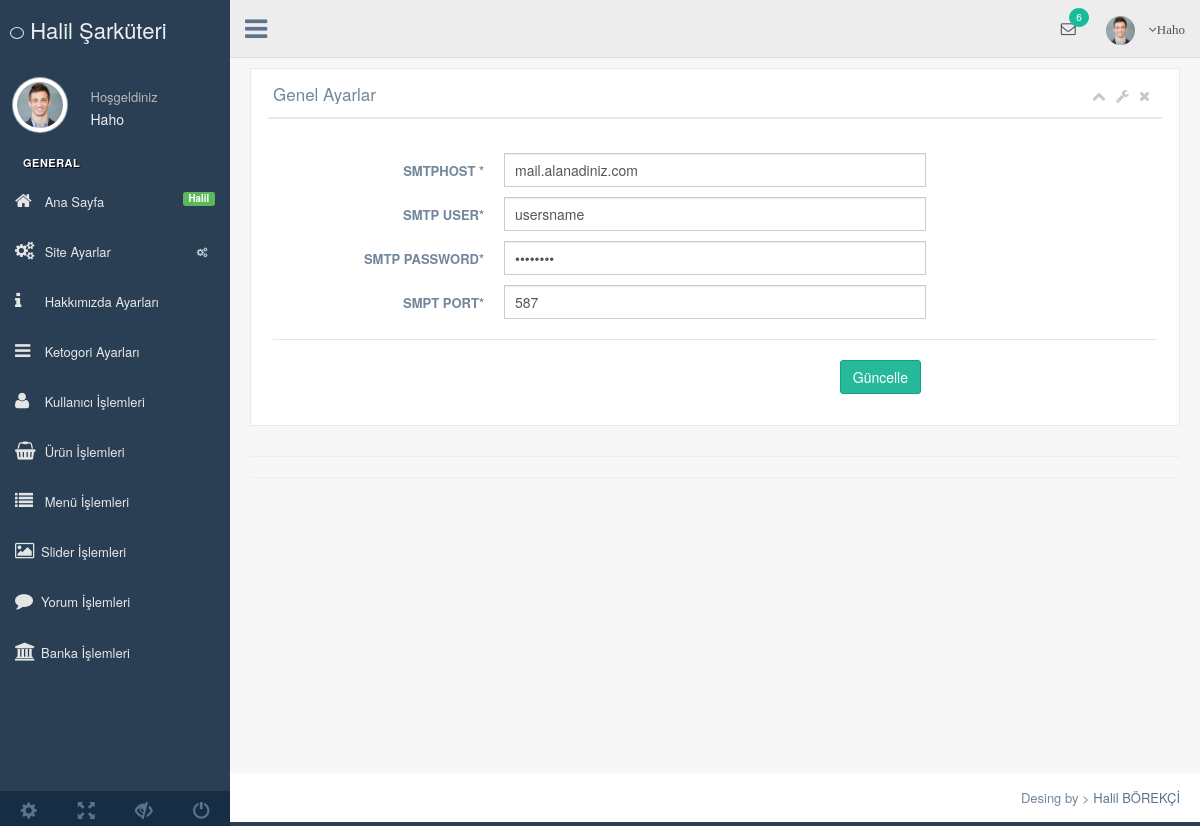
/nedmin/production/mail-ayarlar.php (signed in), run on the app's committed database.
### tables this page shows
CREATE TABLE `kullanici` (
  `kullanici_id` int(11) NOT NULL,
  `kullanici_zaman` datetime NOT NULL DEFAULT current_timestamp(),
  `kullanici_resim` varchar(250) NOT NULL,
  `kullanici_tc` varchar(50) NOT NULL,
  `kullanici_ad` varchar(50) NOT NULL,
  `kullanici_mail` varchar(100) NOT NULL,
  `kullanici_gsm` varchar(50) NOT NULL,
  `kullanici_password` varchar(50) NOT NULL,
  `kullanici_adsoyad` varchar(50) NOT NULL,
  `kullanici_adres` varchar(250) NOT NULL,
  `kullanici_il` varchar(100) NOT NULL,
  `kullanici_ilce` varchar(100) NOT NULL,
  `kullanici_unvan` varchar(100) NOT NULL,
  `kullanici_yetki` varchar(50) NOT NULL,
  `kullanici_durum` int(1) NOT NULL
);

CREATE TABLE `ayar` (
  `ayar_id` int(10) NOT NULL,
  `ayar_logo` varchar(250) NOT NULL,
  `ayar_url` varchar(50) NOT NULL,
  `ayar_title` varchar(250) NOT NULL,
  `ayar_description` varchar(250) NOT NULL,
  `ayar_keywords` varchar(50) NOT NULL,
  `ayar_author` varchar(50) NOT NULL,
  `ayar_tel` varchar(50) NOT NULL,
  `ayar_gsm` varchar(50) NOT NULL,
  `ayar_faks` varchar(50) NOT NULL,
  `ayar_mail` varchar(50) NOT NULL,
  `ayar_il` varchar(50) NOT NULL,
  `ayar_ilce` varchar(50) NOT NULL,
  `ayar_adres` varchar(250) NOT NULL,
  `ayar_mesai` varchar(250) NOT NULL,
  `ayar_maps` varchar(250) NOT NULL,
  `ayar_analystic` varchar(50) NOT NULL,
  `ayar_zopim` varchar(250) NOT NULL,
  `ayar_facebook` varchar(50) NOT NULL,
  `ayar_twiter` varchar(50) NOT NULL,
  `ayar_youtube` varchar(50) NOT NULL,
  `ayar_instagram` varchar(50) NOT NULL,
  `ayar_google` varchar(50) NOT NULL,
  `ayar_smtphost` varchar(50) NOT NULL,
  `ayar_smtpuser` varchar(50) NOT NULL,
  `ayar_smtppassword` varchar(50) NOT NULL,
  `ayar_smtpport` varchar(50) NOT NULL,
  `ayar_bakin` enum('0','1') NOT NULL DEFAULT '1'
);

### nedmin/production/mail-ayarlar.php (the view, shortened to what this page needs)
<?php include 'header.php' ?>
        <div class="right_col" role="main">
          <div class="">
            <div class="row">
              <div class="col-md-12 col-sm-12 col-xs-12">
                <div class="x_panel">
                  <div class="x_title">
                    <h2>Genel Ayarlar </h2>
                    <ul class="nav navbar-right panel_toolbox">
                      <li><a class="collapse-link"><i class="fa fa-chevron-up"></i></a>
                      </li>
                      <li class="dropdown">
                        <a href="#" class="dropdown-toggle" data-toggle="dropdown" role="button" aria-expanded="false"><i class="fa fa-wrench"></i></a>
                      </li>
                      <li><a class="close-link"><i class="fa fa-close"></i></a>
                      </li>
                    </ul>
                    <div class="clearfix"></div>
                  </div>
                  <div class="x_content">
                    <br />
                    <form action="../netting/islem.php" method="POST" id="demo-form2" data-parsley-validate class="form-horizontal form-label-left">
                      <div class="form-group">
                        <label class="control-label col-md-3 col-sm-3 col-xs-12" for="first-name">SMTPHOST <span class="required">*</span>
                        </label>
                        <div class="col-md-6 col-sm-6 col-xs-12">
                          <input type="text" value="<?php echo $ayarcek['ayar_smtphost'] ?>" name="ayar_smtphost" id="first-name" required="required" class="form-control col-md-7 col-xs-12">
                        </div>
                      </div>
                      <div class="form-group">
                        <label class="control-label col-md-3 col-sm-3 col-xs-12" for="first-name">SMTP USER<span class="required">*</span>
                        </label>
                        <div class="col-md-6 col-sm-6 col-xs-12">
                          <input type="text" value="<?php echo $ayarcek['ayar_smtpuser'] ?>" name="ayar_smtpuser" id="first-name" required="required" class="form-control col-md-7 col-xs-12">
                        </div>
                      </div>
                      <div class="form-group">
                        <label class="control-label col-md-3 col-sm-3 col-xs-12" for="first-name">SMTP PASSWORD<span class="required">*</span>
                        </label>
                        <div class="col-md-6 col-sm-6 col-xs-12">
                          <input type="password" value="<?php echo $ayarcek['ayar_smtppassword'] ?>" name="ayar_smtppassword" id="first-name" required="required" class="form-control col-md-7 col-xs-12">
                        </div>
                      </div>
                      <div class="form-group">
                        <label class="control-label col-md-3 col-sm-3 col-xs-12" for="first-name">SMPT PORT<span class="required">*</span>
                        </label>
                        <div class="col-md-6 col-sm-6 col-xs-12">
                          <input type="text" value="<?php echo $ayarcek['ayar_smtpport'] ?>" name="ayar_smtpport" id="first-name" required="required" class="form-control col-md-7 col-xs-12">
                        </div>
                      </div>
                      <div class="ln_solid"></div>
                      <div class="form-group">
                        <div align="right" class="col-md-6 col-sm-6 col-xs-12 col-md-offset-3">
                          <button type="submit" name="mailayarkaydet" class="btn btn-success">Güncelle</button>
                        </div>
                      </div>
                    </form>
                  </div>
                </div>
              </div>
            </div>
          <hr>
          <hr>
          </div>
        </div>
        <?php include 'footer.php'; ?>

### nedmin/production/header.php (shortened to what this page needs)
<?php
include '../netting/baglan.php';
$ayarsor=$db->prepare("SELECT * FROM ayar where ayar_id=:id");
$ayarsor->execute(array(
 'id'=> 0
));
$ayarcek=$ayarsor->fetch(PDO::FETCH_ASSOC);
$kullanicisor=$db->prepare("SELECT * FROM kullanici where kullanici_mail=:mail");
$kullanicisor->execute(array(
 'mail'=> $_SESSION['kullanici_mail']
));
$kullanicicek=$kullanicisor->fetch(PDO::FETCH_ASSOC);
?>
<!DOCTYPE html>
<html lang="en">
<head>
  <link href="../vendors/bootstrap/dist/css/bootstrap.min.css" rel="stylesheet">
  <link href="../vendors/font-awesome/css/font-awesome.min.css" rel="stylesheet">
  <link href="../vendors/nprogress/nprogress.css" rel="stylesheet">
  <link href="../vendors/iCheck/skins/flat/green.css" rel="stylesheet">
  <link href="../vendors/datatables.net-bs/css/dataTables.bootstrap.min.css" rel="stylesheet">
  <link href="../vendors/datatables.net-buttons-bs/css/buttons.bootstrap.min.css" rel="stylesheet">
  <link href="../vendors/datatables.net-fixedheader-bs/css/fixedHeader.bootstrap.min.css" rel="stylesheet">
  <link href="../vendors/datatables.net-responsive-bs/css/responsive.bootstrap.min.css" rel="stylesheet">
  <link href="../vendors/datatables.net-scroller-bs/css/scroller.bootstrap.min.css" rel="stylesheet">
  <link rel="stylesheet" href="../vendors/dropzone/dist/min/dropzone.min.css">
  <link href="../build/css/custom.min.css" rel="stylesheet">
</head>
<body class="nav-md">
  <div class="container body">
    <div class="main_container">
      <div class="col-md-3 left_col">
        <div class="left_col scroll-view">
          <div class="navbar nav_title" style="border: 0;">
            <a href="index.php" class="site_title"><i class="fa fa-dog"></i> <span>Halil Şarküteri</span></a>
          </div>
          <div class="profile clearfix">
            <div class="profile_pic">
              <img src="images/img.jpg" alt="..." class="img-circle profile_img">
            </div>
            <div class="profile_info">
              <span>Hoşgeldiniz</span>
              <h2><?php echo $kullanicicek['kullanici_adsoyad'] ?></h2>
            </div>
          </div>
          <br />
          <div id="sidebar-menu" class="main_menu_side hidden-print main_menu">
            <div class="menu_section">
              <h3>General</h3>
              <ul class="nav side-menu">
                <li><a href="index.php"><i class="fa fa-home"></i> Ana Sayfa <span class="label label-success pull-right">Halil</span></a></li>
                <li><a><i class="fa fa-cogs"></i> Site Ayarlar <span class="fa fa-cogs"></span></a>
                </li>
                <li><a href="hakkimizda.php?durum="><i class="fa fa-info"></i> Hakkımızda Ayarları </a></li>
                <li><a href="kategori.php?durum="><i class="fa fa-navicon"></i> Ketogori Ayarları </a></li>
                <li><a href="kullanici.php?durum="><i class="fa fa-user"></i> Kullanıcı İşlemleri</a></li>
                <li><a href="urun.php?durum="><i class="fa fa-shopping-basket"></i> Ürün İşlemleri</a></li>
                <li><a href="menu.php?durum="><i class="fa fa-list"></i> Menü İşlemleri</a></li>
                <li><a href="slider.php?durum="><i class="fa fa-image"></i>Slider İşlemleri</a></li>
                <li><a href="yorum.php?durum="><i class="fa fa-comment"></i>Yorum İşlemleri</a></li>
                <li><a href="banka.php?durum="><i class="fa fa-bank"></i>Banka İşlemleri</a></li>
              </ul>
            </div>
          </div>
          <div class="sidebar-footer hidden-small">
            <a data-toggle="tooltip" data-placement="top" title="Settings">
              <span class="glyphicon glyphicon-cog" aria-hidden="true"></span>
            </a>
            <a data-toggle="tooltip" data-placement="top" title="FullScreen">
              <span class="glyphicon glyphicon-fullscreen" aria-hidden="true"></span>
            </a>
            <a data-toggle="tooltip" data-placement="top" title="Lock">
              <span class="glyphicon glyphicon-eye-close" aria-hidden="true"></span>
            </a>
            <a data-toggle="tooltip" data-placement="top" title="Logout">
              <span class="glyphicon glyphicon-off" aria-hidden="true"></span>
            </a>
          </div>
        </div>
      </div>
      <div class="top_nav">
        <div class="nav_menu">
          <nav>
            <div class="nav toggle">
              <a id="menu_toggle"><i class="fa fa-bars"></i></a>
            </div>
            <ul class="nav navbar-nav navbar-right">
              <li class="">
                <a href="javascript:;" class="user-profile dropdown-toggle" data-toggle="dropdown" aria-expanded="false">
                  <img src="images/img.jpg" alt="">
                  <span class=" fa fa-angle-down"><?php echo $kullanicicek['kullanici_adsoyad']; ?></span>
                </a>
              </li>
              <li role="presentation" class="dropdown">
                <a href="javascript:;" class="dropdown-toggle info-number" data-toggle="dropdown" aria-expanded="false">
                  <i class="fa fa-envelope-o"></i>
                  <span class="badge bg-green">6</span>
                </a>
              </li>
            </ul>
          </nav>
        </div>
      </div>

### data on the page
kullanici: kullanici_adsoyad "Haho"
ayar: ayar_smtphost "mail.alanadiniz.com", ayar_smtpuser "usersname", ayar_smtpport "587"
